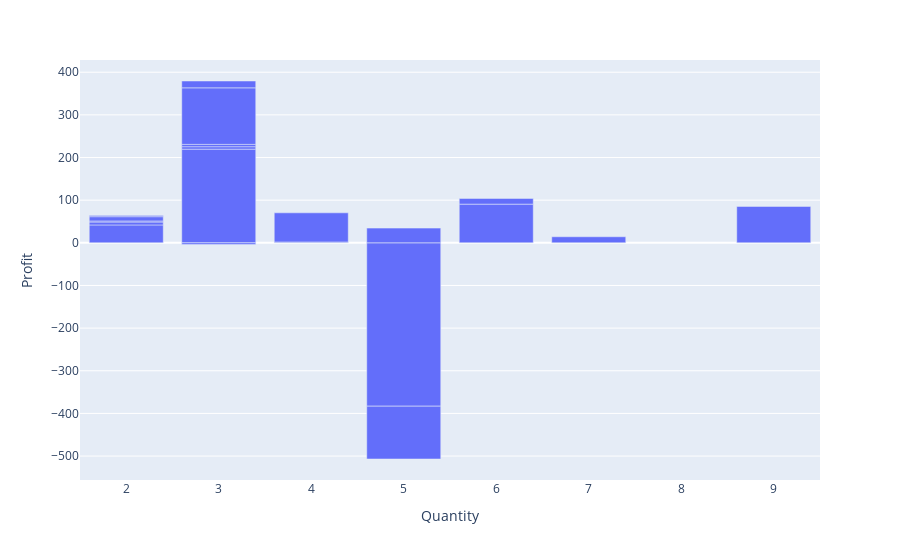

The code cell stored with this chart in its notebook:
### Code cell
try:
    fig = px.bar(df1, x='Quantity', y='Profit')
    fig.show()
    logger.info("Successfully created.")
except Exception as e:
    logger.error(f"Error while creating the bar chart: {e}")

### Figure 1 — Plotly figure (JSON) as saved in the notebook; plotly's stock layout.template omitted (floating-point values rounded to 4 significant figures)
{"data": [{"alignmentgroup": "True", "hovertemplate": "Quantity=%{x}<br>Profit=%{y}<extra></extra>", "legendgroup": "", "marker": {"color": "#636efa", "pattern": {"shape": ""}}, "name": "", "offsetgroup": "", "orientation": "v", "showlegend": false, "textposition": "auto", "type": "bar", "x": [2, 3, 2, 5, 2, 7, 4, 6, 3, 5, 9, 4, 3, 3, 5, 3, 6, 2, 2, 3], "xaxis": "x", "y": [41.91, 219.6, 6.871, -383.0, 2.516, 14.17, 1.966, 90.72, 5.782, 34.47, 85.31, 68.36, 5.443, 132.6, -123.9, -3.816, 13.32, 9.99, 2.482, 16.01], "yaxis": "y"}], "layout": {"autosize": true, "barmode": "relative", "legend": {"tracegroupgap": 0}, "margin": {"t": 60}, "xaxis": {"anchor": "y", "autorange": true, "domain": [0, 1], "range": [1.5, 9.5], "title": {"text": "Quantity"}, "type": "linear"}, "yaxis": {"anchor": "x", "autorange": true, "domain": [0, 1], "range": [-556.1, 428.6], "title": {"text": "Profit"}, "type": "linear"}}}
